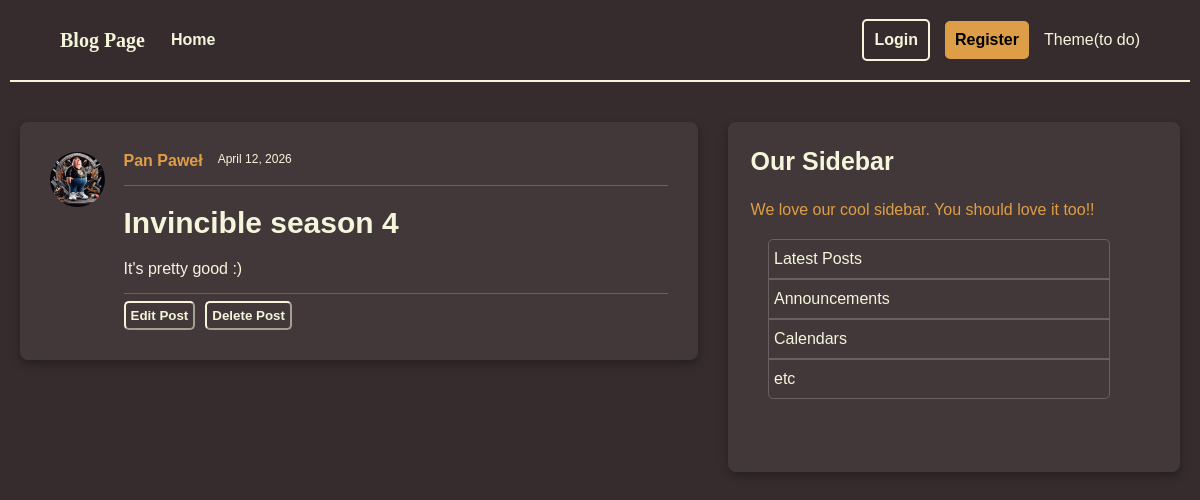
The page /posts/2 on the database its author committed.
### models.py (models this page shows, shortened)
class User(Base):
    __tablename__ = "users"
    id: Mapped[int] = mapped_column(Integer, primary_key=True, index=True)
    username: Mapped[str] = mapped_column(String(50), unique=True, nullable=False)
    email: Mapped[str] = mapped_column(String(120), unique=True, nullable=False)
    image_file: Mapped[str | None] = mapped_column(
        String(200),
        nullable=True,
        default=None,
    )
    posts: Mapped[list[Post]] = relationship(back_populates="author", cascade = "all, delete-orphan")

class Post(Base):
    __tablename__ = "posts"
    id: Mapped[int] = mapped_column(Integer, primary_key=True, index=True)
    title: Mapped[str] = mapped_column(String(100), nullable=False)
    content: Mapped[str] = mapped_column(Text, nullable=False)
    user_id: Mapped[int] = mapped_column(
        ForeignKey("users.id"),
        nullable=False,
        index=True,
    )
    date_posted: Mapped[datetime] = mapped_column(
        DateTime(timezone=True),
        default=lambda: datetime.now(UTC),
    )
    author: Mapped[User] = relationship(back_populates="posts")

### main.py (the view)
@app.get("/posts/{post_id}", include_in_schema=False)
def post_page(request: Request, post_id: int, db: Annotated[Session, Depends(get_db)]):
    result = db.execute(select(models.Post).where(models.Post.id == post_id))
    post = result.scalars().first()
    if post:
        title = post.title[:50]
        return template.TemplateResponse(
            request,
            "post.html",
            {"post": post, "title": title},
        )
    else:
        raise HTTPException(
            status_code = status.HTTP_404_NOT_FOUND,
            detail = "Post not found",
        )

### templates/post.html
{% extends "layout.html" %}
{% block content %}
        <div class="container">
            <div class="full_post">
                <img class="profile_pic" src="{{ post.author.image_path }}" alt="A profile picture of {{ post.author.username }}">
                <div class="post-content">
                <div class="author-and-date">
                    <a class="author" href="#">{{ post.author.username }}</a>
                    <small class="date_posted">{{ post.date_posted.strftime('%B %d, %Y') }}</small>
                </div>
                <hr class="post-line">
                <h2>
                <a class="title" href="#">{{ post.title }}</a>
                </h2>
                <p class="content">{{ post.content }}</p>
                <hr class="post-line">
                <div class="post-buttons">
                    <button id="edit-button">Edit Post</button>
                    <button id="delete-button">Delete Post</button>
                </div>
            </div>
            </div>
        </div>
{% endblock content %}

### static/style.css (style rules this page uses)
body { background-color: rgb(54, 44, 45); color: beige; margin: 0%; font-family: sans-serif; }
a { border-radius: 5px; }
.container { background-color: rgb(66, 56, 57); border-radius: 8px; margin-top: 20px; margin-bottom: 20px; padding: 30px; display: flex; flex-direction: column; box-shadow: 0 4px 10px rgba(0,0,0,0.3); max-width: 800px; }
.full_post { display: flex; flex-direction: row; }
.post-content { display: flex; flex-direction: column; flex-grow: 1; }
.author { color: rgb(222, 158, 71); font-size: 16px; font-weight: bold; text-decoration: none; margin-right: 15px; }
.title { color: beige; text-decoration: none; font-size: 30px; margin-top: 0; margin-bottom: 5px; }
.content { color: beige; margin: 0; inline-size: 100%; word-break: break-word; overflow-wrap: break-word; }
.author-and-date { display: flex; flex-direction: row; font-size: 0.9rem; }
.post-line { border: 0; border-top: 1px solid rgba(255, 255, 255, 0.2); margin: 15px 0 0 0; width: 100%; }
.post-buttons { margin-top: 7px; display: flex; flex-direction: row; }
.post-buttons button { padding: 5px; margin-right: 10px; border-radius: 5px; background-color: transparent; font-weight: bold; }
#edit-button { color: beige; border-color: beige; }
#delete-button { color: beige; border-color: beige; }
.profile_pic { width: 55px; height: 55px; border-radius: 30px; margin-right: 3%; }

### rows shown on the page
User: author.image_path (picture), author.username "Pan Paweł"
Post: date_posted "April 12, 2026", title "Invincible season 4", content "It's pretty good :)"
